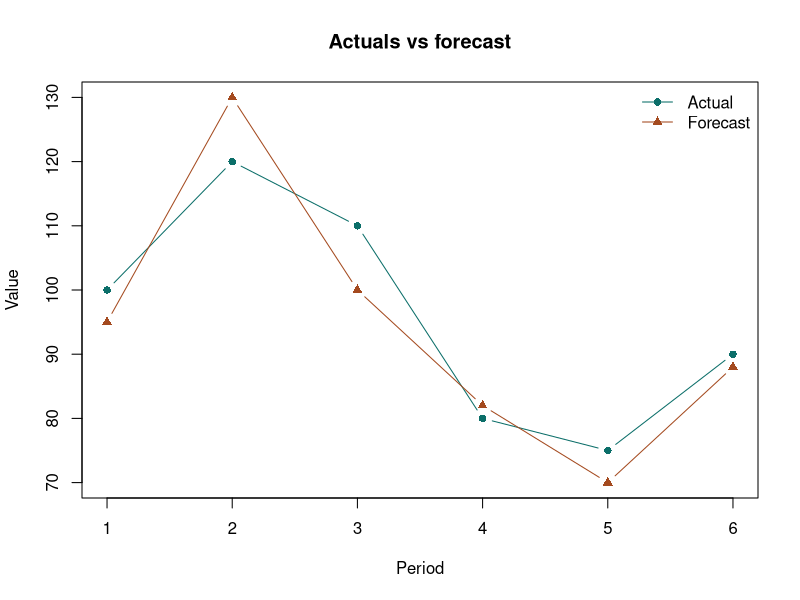

Here is the R script that generated this plot:
## ---- chunk 1
actual <- c(100, 120, 110, 80, 75, 90)
forecast <- c(95, 130, 100, 82, 70, 88)
period <- seq_along(actual)

matplot(
  period,
  cbind(actual, forecast),
  type = "b",
  pch = c(16, 17),
  lty = 1,
  col = c("#0b6e69", "#a44a1f"),
  xlab = "Period",
  ylab = "Value",
  main = "Actuals vs forecast"
)
legend(
  "topright",
  legend = c("Actual", "Forecast"),
  col = c("#0b6e69", "#a44a1f"),
  lty = 1,
  pch = c(16, 17),
  bty = "n"
)
